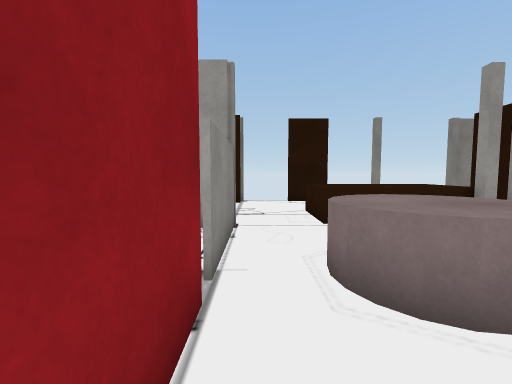
[1] (above)

16 first-person views from a walk through a scene from a Unity 3-D project. The camera is 1.3 m above the floor, tilts 4° down and sees 90° across. The floor is counted in squares, 1 m on a side. Each view is taken from the middle of a square. On the plan, view 1 faces up. The plan holds only what a view shows up to about 13 squares ahead; the rest is blank. Door leaves are left out, so doorways stand open. Some surface patterns are stand-ins.

[2]
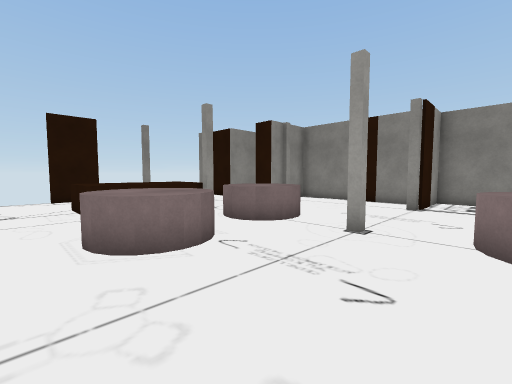

[3]
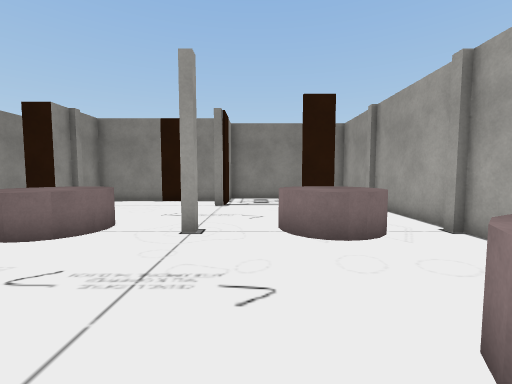

[4]
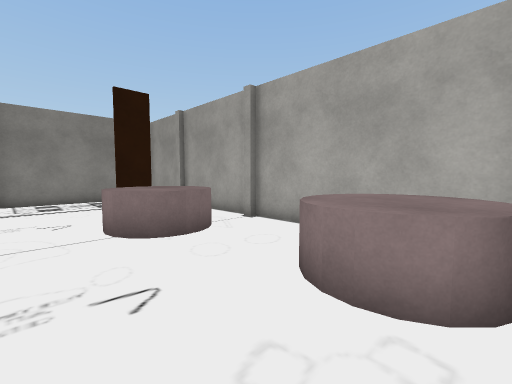

[5]
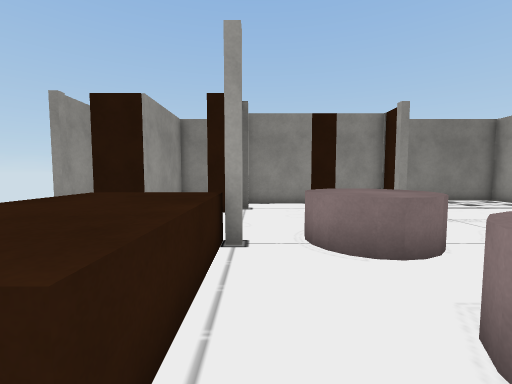

[6]
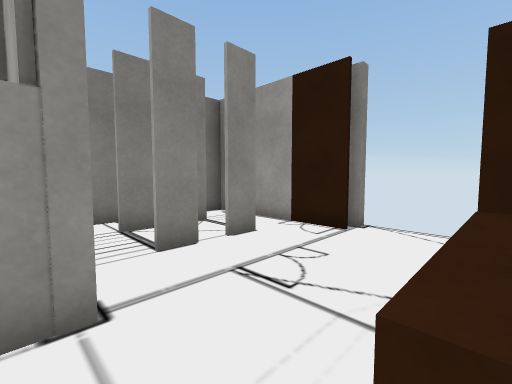

[7]
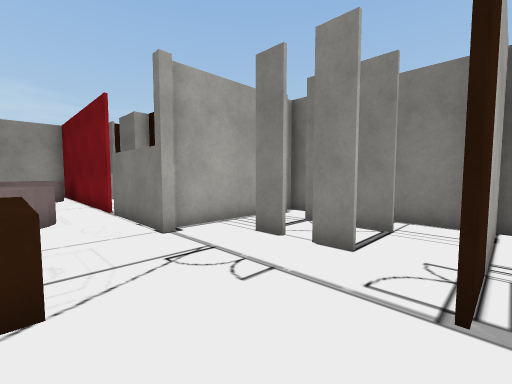

[8]
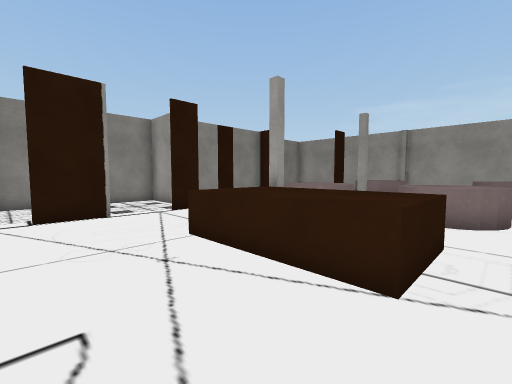

[9]
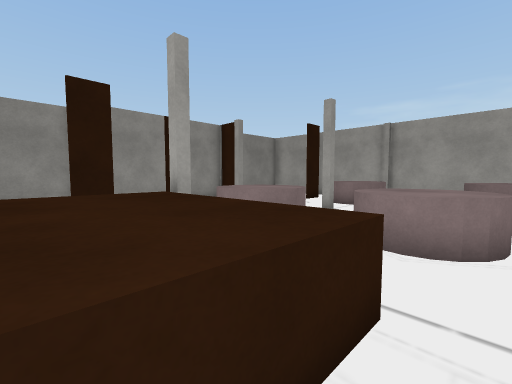

[10]
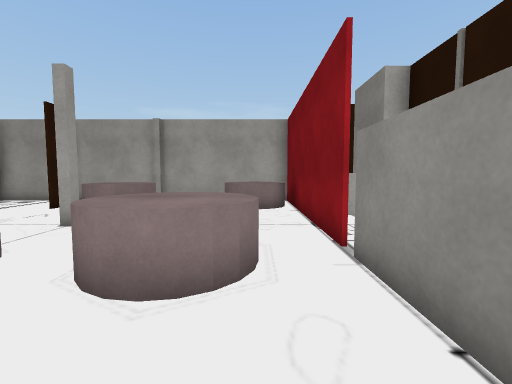

[11]
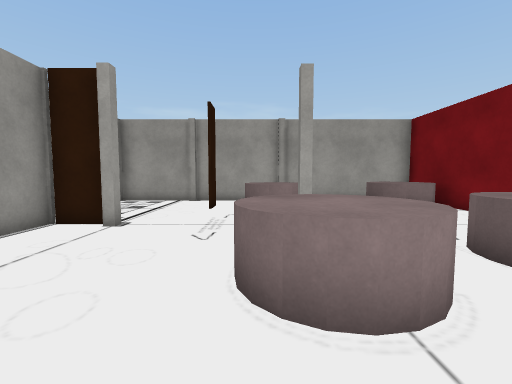

[12]
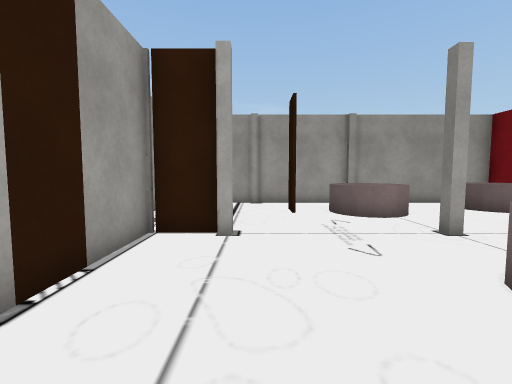

[13]
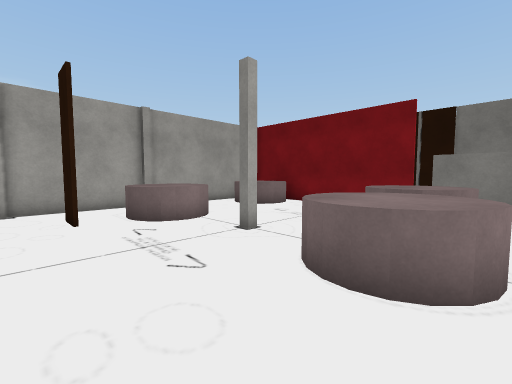

[14]
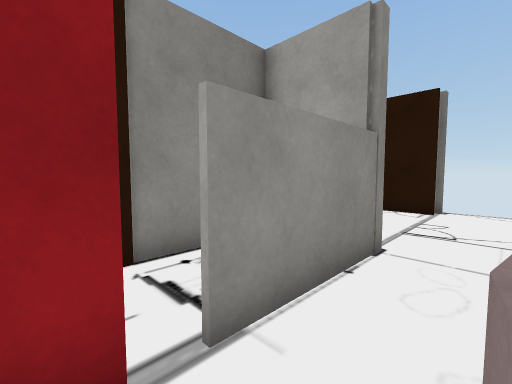

[15]
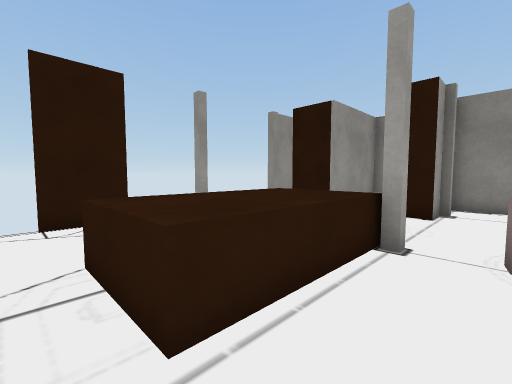

[16]
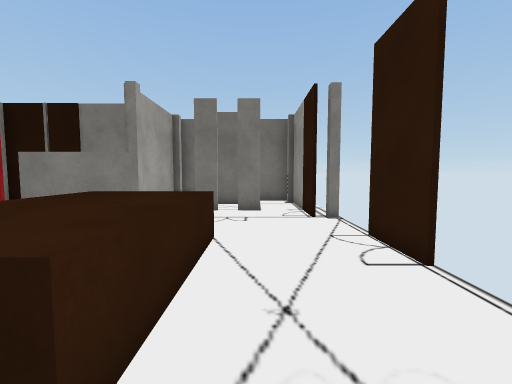

### Floor plan
Key: @ floor where view 1 was taken; # wall or solid block; x gap in a wall; . floor; D open door; ^ raised ledge; C cylinder.
Columns run from 6 left of view 1 to 14 right of it. Each row starts with its distance up from view 1.
 13      #  ##  #   #
 12 ######..........#
 11 #...............#
 10 #.DD............#####
  9 # #.....^^^^^.......#
  8 #.DD....^^^^^.......#
  7 #.......^^^^^...#####
  6 ######.............#
  5    #.#......CC.....#
  4    #.#.CCC.CCC.....#
  3    #.x.CCC.CCC.....#
  2    # #..CC.........#
  1    # #.............#
  0    #^#@..........####
 -1     ##..............#
 -2      #..D..CCC..DD..#
 -3      #CCC..CCC.#....#
 -4      #CCC...CC......#
 -5      #CC............#
 -6      D###############

Where each view was taken, in squares from view 1:
view 1: 0 up, 0 right, facing up
view 2: 2 down, 0 right, facing up-right
view 3: 1 down, 0 right, facing right
view 4: 0 up, 0 right, facing down-right
view 5: 6 up, 1 right, facing right
view 6: 6 up, 2 right, facing up-left
view 7: 12 up, 2 right, facing down-left
view 8: 12 up, 1 right, facing down-right
view 9: 9 up, 1 right, facing down-right
view 10: 7 up, 1 right, facing down
view 11: 7 up, 7 right, facing down
view 12: 6 up, 10 right, facing down
view 13: 5 up, 10 right, facing down-left
view 14: 2 up, 1 right, facing up-left
view 15: 5 up, 1 right, facing up-right
view 16: 10 up, 7 right, facing left
